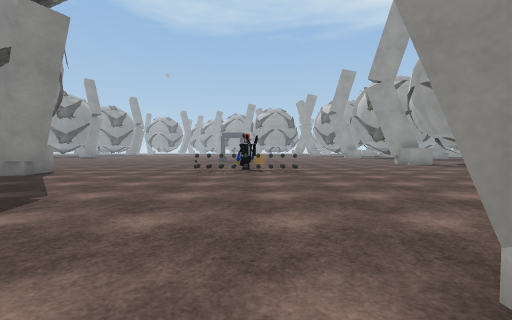
view 1 (above)

24 first-person views from a walk through a 3-D level made in the Unity game engine. The camera is 1.2 m above the floor, tilts 2° down and sees 90° across. The floor is counted in squares, 2 m on a side. Each view is taken from the middle of a square. On the plan, view 1 faces up. The plan holds only what a view shows up to about 9 squares ahead; the rest is blank. The place goes on beyond the plan. The player character is not drawn. Some surface patterns are stand-ins.

view 2
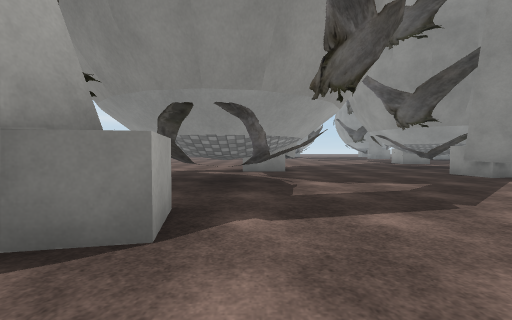

view 3
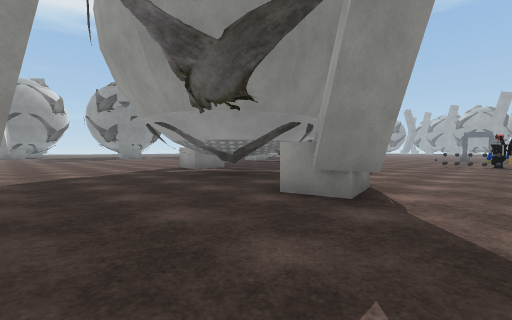

view 4
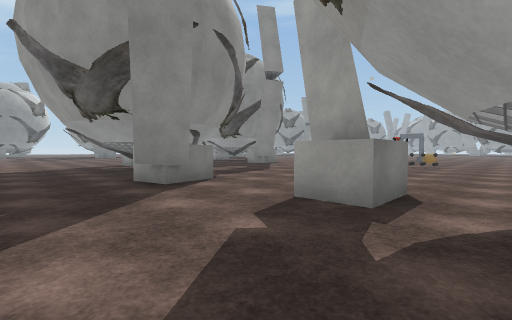

view 5
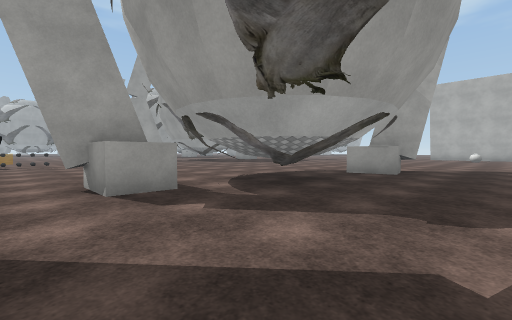

view 6
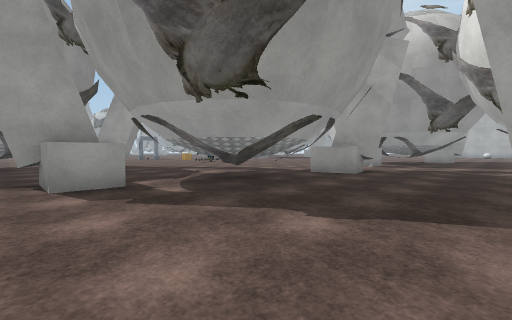

view 7
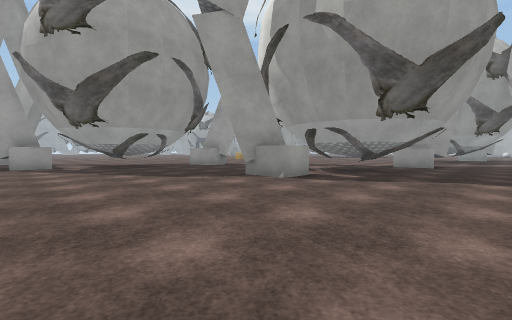

view 8
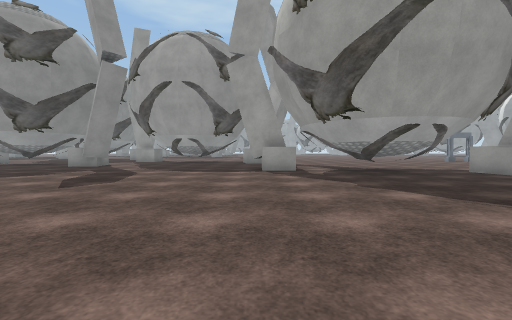

view 9
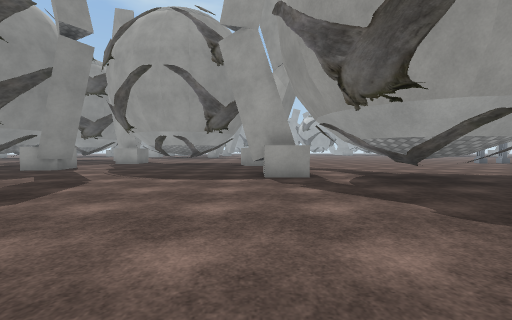

view 10
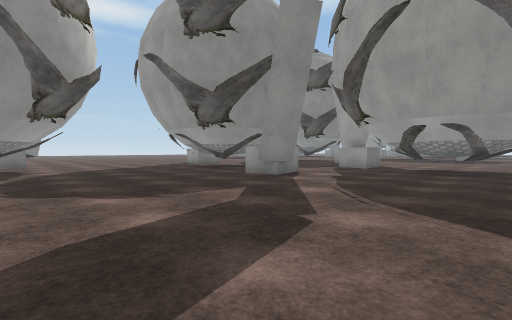

view 11
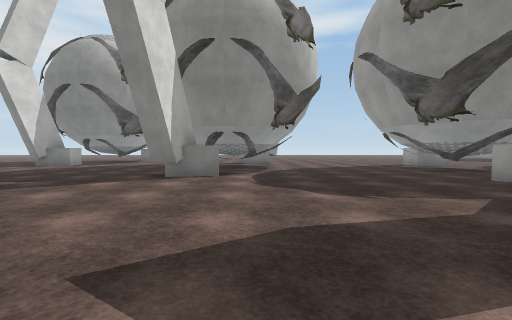

view 12
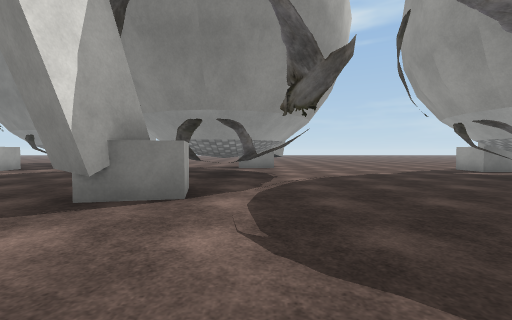

view 13
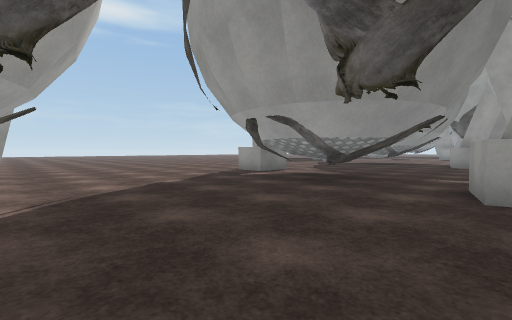

view 14
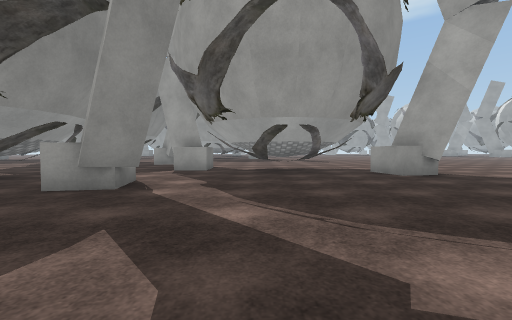

view 15
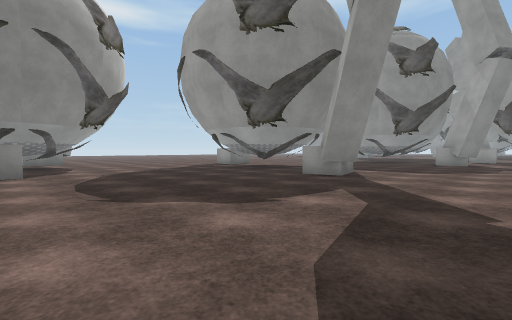

view 16
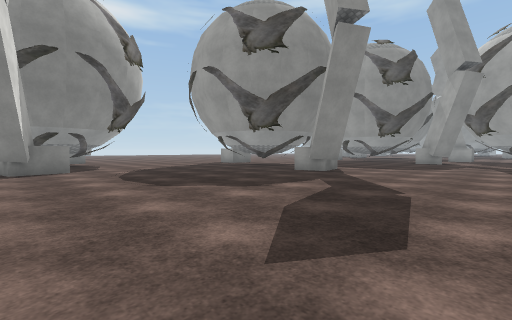

view 17
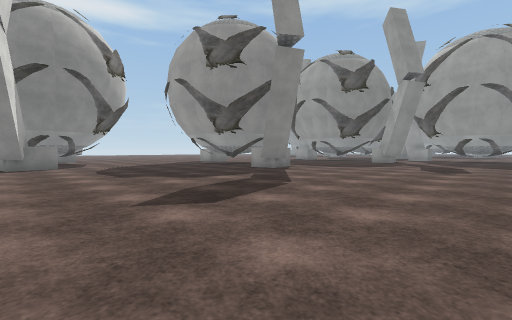

view 18
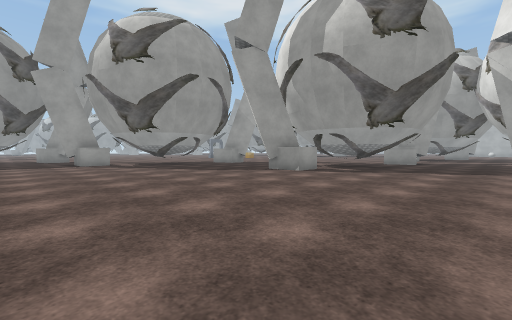

view 19
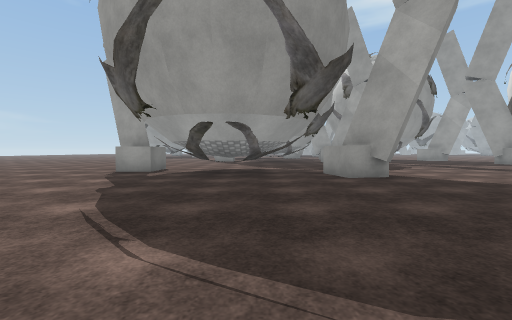

view 20
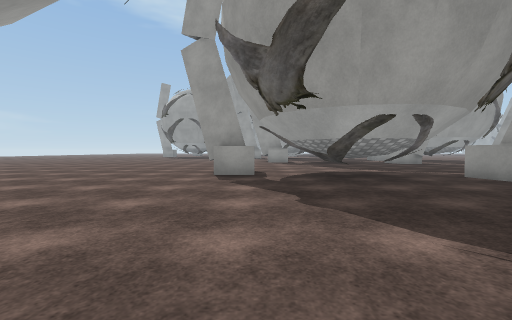

view 21
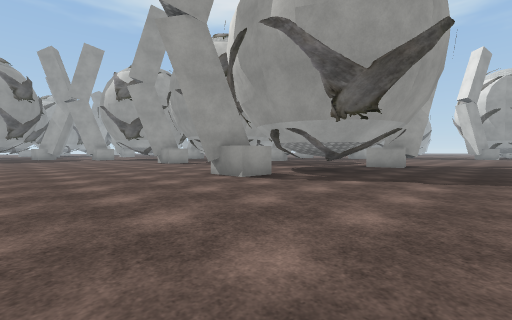

view 22
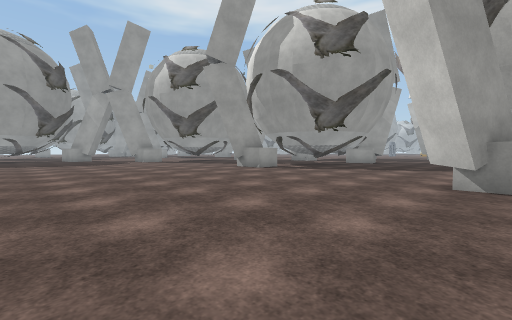

view 23
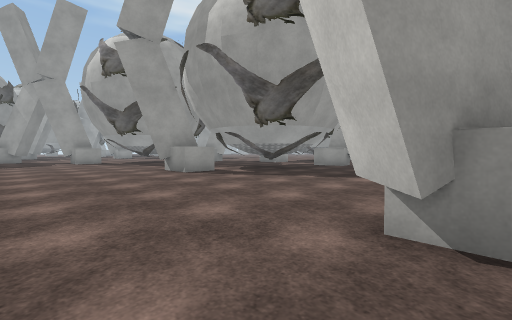

view 24
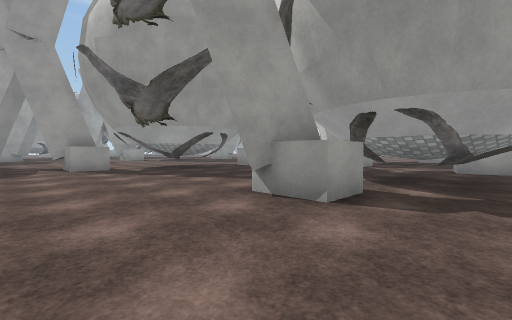

### Floor plan
Key: @ floor where view 1 was taken; # wall or solid block; x gap in a wall; . floor; ^ raised ledge; O other object.
Columns run from 33 left of view 1 to 12 right of it. Each row starts with its distance up from view 1.
 21     ..
 20     ..#
 19     ..^
 18     ... ##
 17 .. .....  ..^    ..
 16 .............    ..
 15 ..............#.   ..  ..
 14 ..............^x # .. ...
 13 .......#........###.^...
 12 .......^.###....  ..^..
 11 .........###.^...............
 10 .........###.^#..............
  9 ....................#^.  ................
  8 .....................^ #  .....OOOO......
  7 ......................####^^............
  6 .....#.................##..#...........
  5 .....^^###............................
  4 .......###x^^..........................
  3  ......###.^#...........................
  2  ........................^.  ............
  1  ........................^####....#^.  ...
  0  ......................... ###.^.@^^##  ..
 -1      ......................###.#....##  ^^
 -2     ##...............................# .^#...
 -3       .^......................................
 -4        ^#.....................#...............

Where each view was taken, in squares from view 1:
view 1: 0 up, 0 right, facing up
view 2: 1 up, 0 right, facing left
view 3: 4 down, 0 right, facing up-left
view 4: 3 down, 3 right, facing up-left
view 5: 4 down, 0 right, facing up-right
view 6: 4 down, 9 left, facing up-right
view 7: 3 down, 13 left, facing up-right
view 8: 0 up, 13 left, facing up
view 9: 2 up, 13 left, facing up
view 10: 5 up, 15 left, facing up-left
view 11: 5 up, 15 left, facing left
view 12: 5 up, 18 left, facing left
view 13: 6 up, 20 left, facing up-left
view 14: 6 up, 17 left, facing up
view 15: 3 down, 18 left, facing up-left
view 16: 4 down, 17 left, facing up-left
view 17: 4 down, 15 left, facing up-left
view 18: 4 down, 15 left, facing up-right
view 19: 3 down, 24 left, facing up
view 20: 2 down, 27 left, facing up
view 21: 0 up, 32 left, facing up-right
view 22: 5 up, 33 left, facing up-right
view 23: 5 up, 30 left, facing up-right
view 24: 10 up, 29 left, facing up-right
